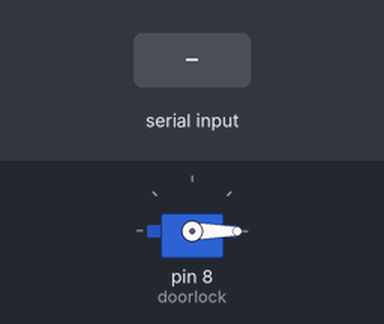
Bench run of a sketch on a simulated Arduino Uno, built with avr-gcc and run on an emulated ATmega328P. Parts: servo. The inputs (shaded band) are chosen by the test bench.

Above: at 1.2 s.
1.3 s: "c" received over the second serial link
At 2.7 s:
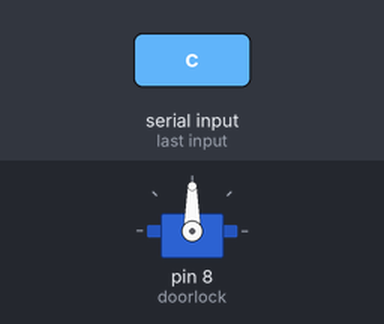
4.3 s: "o" received over the second serial link
At 4.8 s:
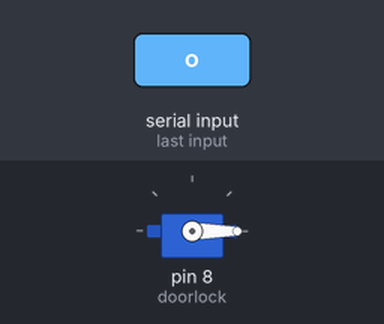
Timing chart, 0 to 7.3 s (numbered marks = the images above; inputs shaded):
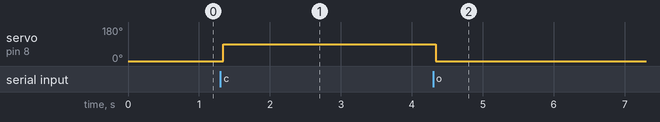

The sketch:

Phase_one.ino
```cpp
/*

RFID PINOUT:

RC522 MODULE    Uno/Nano     MEGA
SDA             D10          D9
SCK             D13          D52
MOSI            D11          D51
MISO            D12          D50
IRQ             N/A          N/A
GND             GND          GND
RST             D9           D8
3.3V            3.3V         3.3V

Servo PINOUT:
Servo Signal   Digital Pin 8

Bluetooth Module
RX  D3
TX  D2
*

* Include the standard Arduino SPI library */
#include <SPI.h>
/* Include the RFID library */
#include <RFID.h>
/*Include software serial*/
#include <SoftwareSerial.h>
/*Include servo library*/
#include <Servo.h>

/* Define the DIO used for the SDA (SS) and RST (reset) pins. */
#define SDA_DIO 10
#define RESET_DIO 9
/* Create an instance of the RFID library */
RFID RC522(SDA_DIO, RESET_DIO);
/*Create a soft Serial port*/
SoftwareSerial ArduinoMaster(2,3);
String msg;
/*Create Servo Instance*/
Servo doorlock;

void setup()
{
  Serial.begin(38400);
  /* Enable Bluetooth module to comunicate*/
  ArduinoMaster.begin(9600);
  /* Enable the SPI interface */
  SPI.begin();
  /* Initialise the RFID reader */
  RC522.init();
  /*Initializing Doorlock Servo*/
  doorlock.attach(8);
  doorlock.write(0);
}

void loop()
{
  readSerialPort(); // Consitantly checking incoming text from Phase Three machine.
  int ID;

  /* Has a card been detected? */
  if (RC522.isCard())
  {
    /* If so then get its serial number */
    RC522.readCardSerial();
    /* Output the serial number to the UART */
    ID=RC522.serNum[0];
    Serial.println(ID);

    /*Matching with existing card*/
    if(ID == 16){
      if(doorlock.read()==0) doorlock.write(90); // Changing door lock open to close
      else if(doorlock.read()==90) doorlock.write(0); // Changing doorlock close to open
      else doorlock.write(0); //Default case open
    }
    else if(ID == 183){
      if(doorlock.read()==0) doorlock.write(90); // Changing door lock open to close
      else if(doorlock.read()==90) doorlock.write(0); // Changing doorlock close to open
      else doorlock.write(0); //Default case open
    }
    delay(1000);
  }


  if(msg!=""){
    if(msg[0]=='o'){
      //Serial.println(msg);
      if(doorlock.read()==90) doorlock.write(0); // Changing doorlock close to open
      ArduinoMaster.print("open"); //Sending confirmation into Phase Three machine..
      msg="";
    }else if(msg[0]=='c'){
      //Serial.println(msg);
      if(doorlock.read()==0) doorlock.write(90); // Changing door lock open to close
      ArduinoMaster.print("close"); //Sending confirmation into Phase Three machine..
      msg="";
    }
  }


}


//Incoming text xhecking function ....
void readSerialPort(){
  while (ArduinoMaster.available()) {
  delay(10);
  if (ArduinoMaster.available() >0) {
  char c = ArduinoMaster.read();  //gets one byte from serial buffer
  msg += c; //makes the string readString
  }
  }
  ArduinoMaster.flush();
}
```

Measured:
- after the input at 1.3 s, servo on pin 8 (doorlock): 0° → 90° at once
- after the input at 4.3 s, servo on pin 8 (doorlock): 90° → 0° at once
